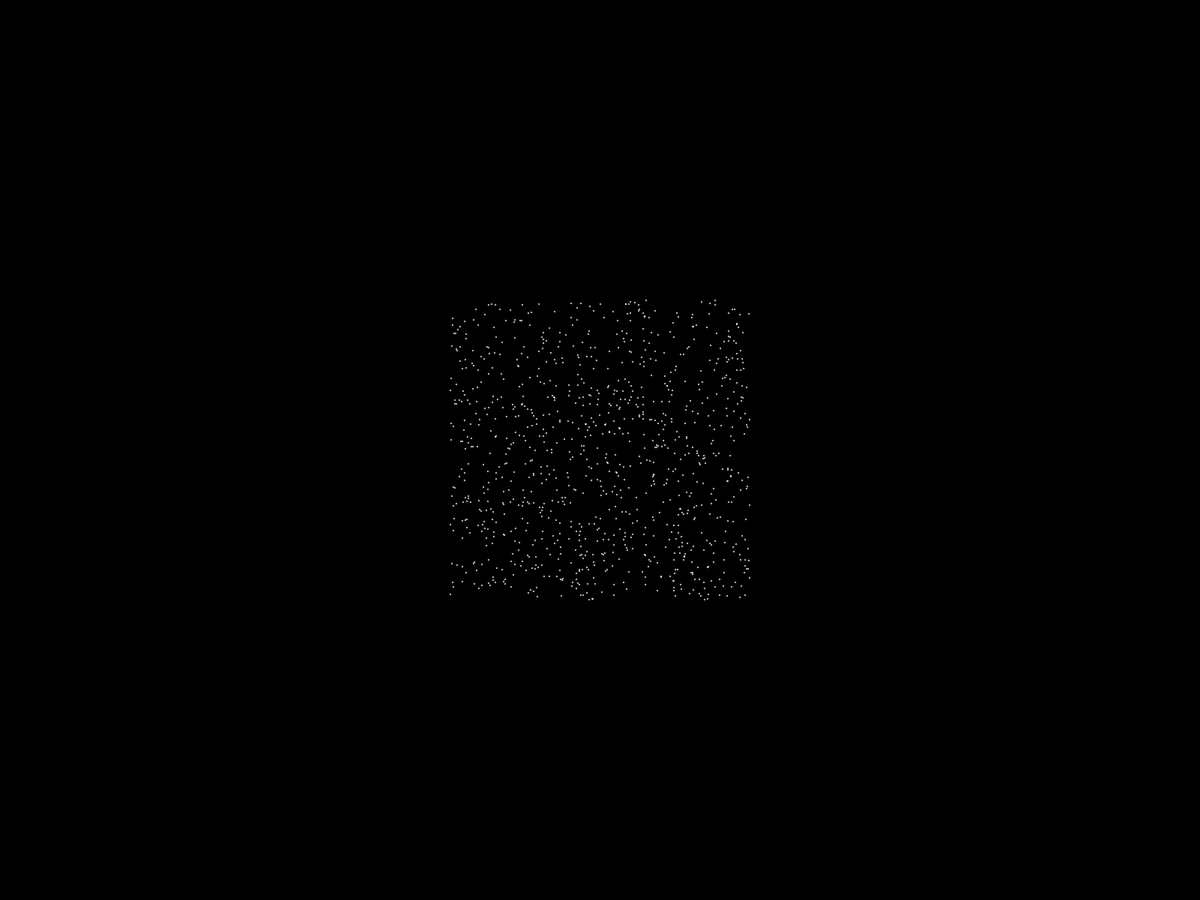
Frame 1 (no input)
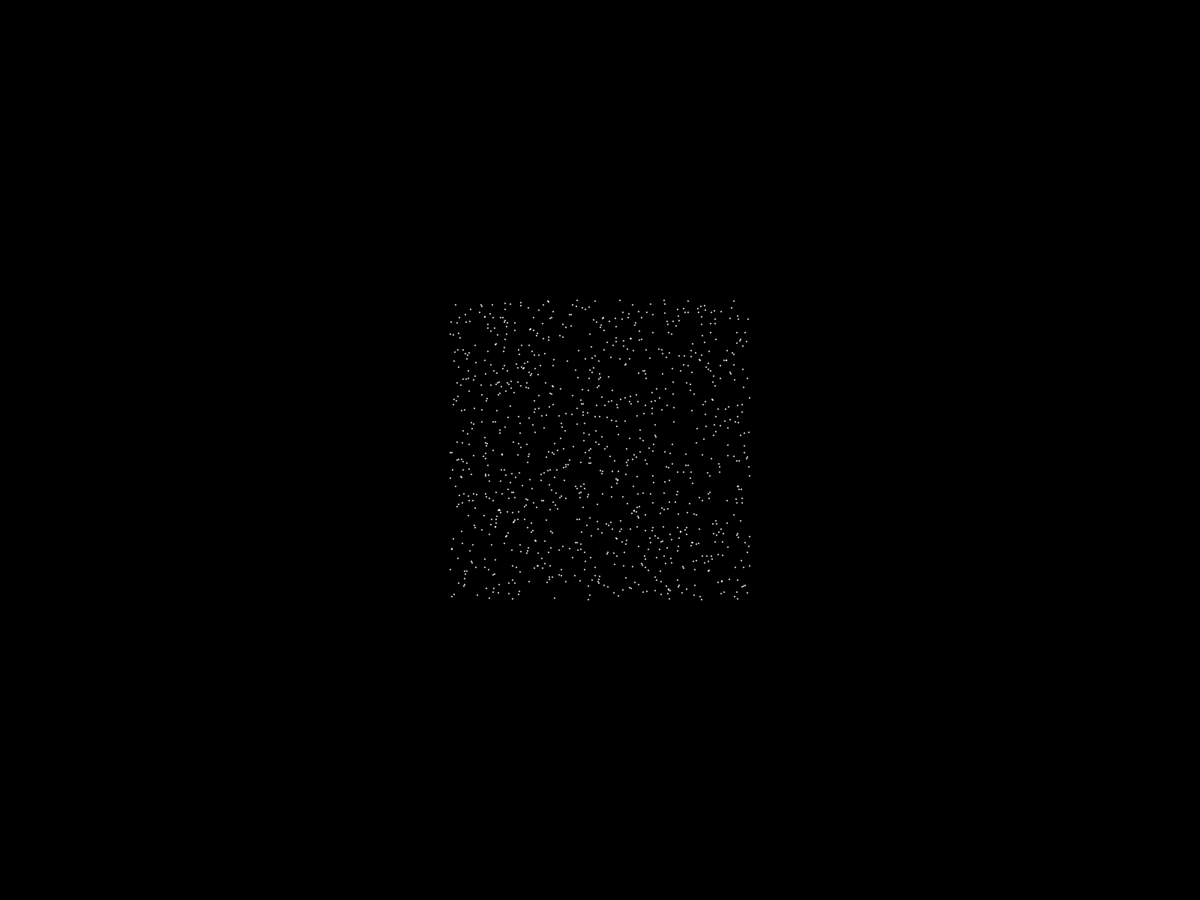
Frame 60 (the mouse pressed at the canvas centre just before this capture)
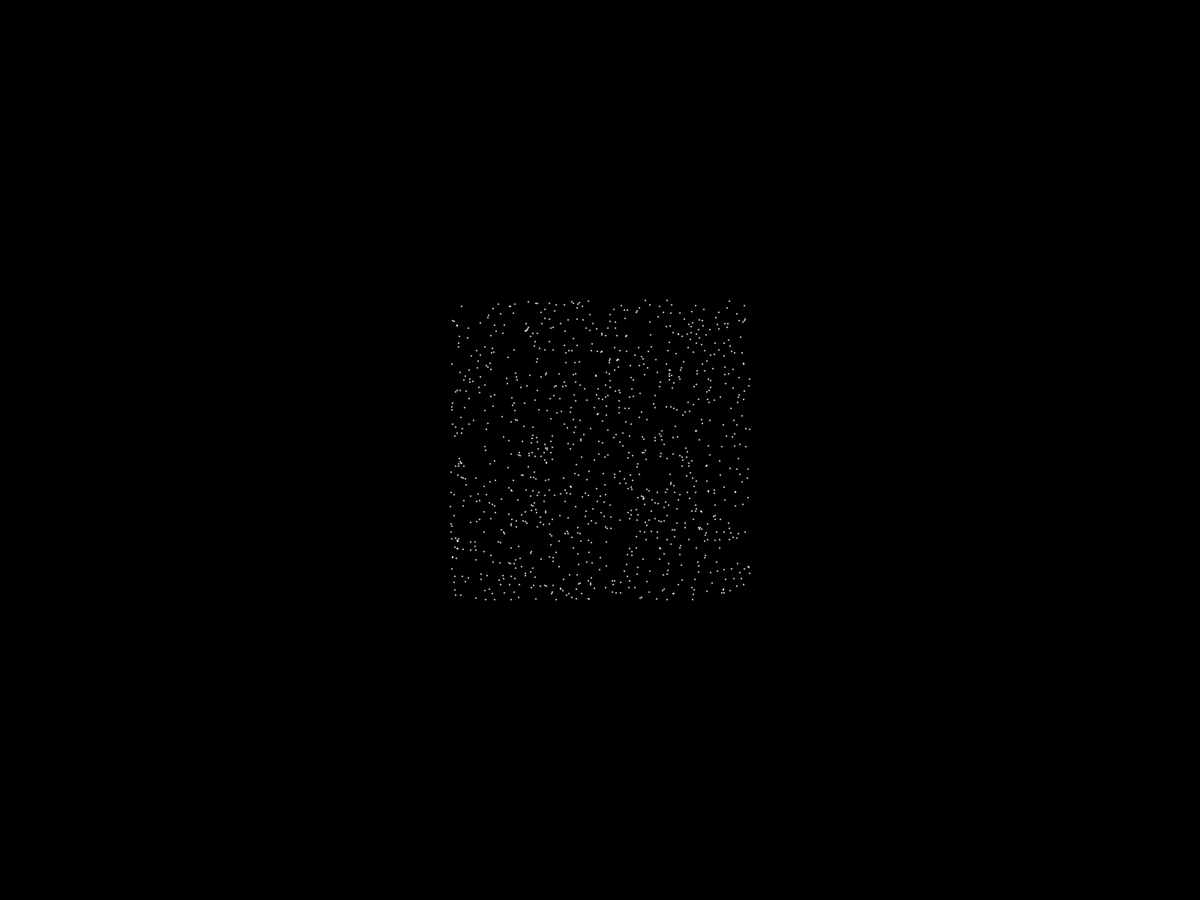
Frame 120 (the mouse held since frame 60 and released just before this capture)

The Processing sketch that drew these frames (run headless with seeded random() and noise(); from frame 60 on, the mouse is pressed at the canvas centre):

// Processing sketch: Regression
// ── Regression.pde
int linewidth=4;
int scale=1;
//void Preload()
//{

//}
float []x_vars;
float []y_vars;
int nump=1000;
DataSet Data;
Reg r;
void setup()
{
  fullScreen();
  background(0);
  x_vars=new float[nump];
  y_vars=new float[nump];
  for (int i=0; i<nump; i++)
  {
    x_vars[i]=random(-200, 200);
    y_vars[i]=random(-200, 200);
  }
  Data=new DataSet(x_vars, y_vars);
  Data.setmean();
  r=new Reg(Data);
}
void draw()
{
  background(0);
  translate(width/2,height/2);
  x_vars=new float[nump];
  y_vars=new float[nump];
  for (int i=0; i<nump; i++)
  {
    x_vars[i]=random(-200, 200);
    y_vars[i]=random(-200, 200);
  }
  Data=new DataSet(x_vars, y_vars);
  Data.setmean();
  r=new Reg(Data);
  r.regress();
  r.show();
}

// ── Coords.pde
float givepx(float x_)
{
  return ((width/2)*x_);
}
float givepy(float y_)
{
  return (-(height/2)*y_);
}

// ── Line.pde
class Line
{
  float m;
  float c;
  Line(float m_, float c_)
  {
    m=m_;
    c=c_;
  }
  void update(float m_, float c_)
  {
    m=m_;
    c=c_;
    println(m);
    println(c);
  }
  void show()
  {
    stroke(0, 255, 0);
    strokeWeight(linewidth);
    line(givepx(-1), givepy(givey(-1)), givepx(1), givepy(givey(1)));
  }
  float givey(float x_)
  {
    return m*x_+c;
  }
}

// ── Reg.pde
class Reg
{
  DataSet D=new DataSet();
  Line L=new Line(0, 0);
  Reg(DataSet D_)
  {
    D=new DataSet();
    D.setData(D_);
  }
  void regress()
  {
    float mn=0;
    float md=0;
    for (int i=0; i<D.x.length; i++)
    {
      mn=mn+((D.x[i]-D.x_mean)*(D.y[i]-D.y_mean));
      md=mn+pow(D.x[i]-D.x_mean,2);
    }
    float m=(mn)/(md);
    float c=(D.y_mean)-(m*D.x_mean);
    L.update(m, c);
  }
  void show()
  {
    L.show();
    D.show();
  }
}

// ── data_set.pde
class DataSet
{
  float []x;
  float []y;
  float x_mean=0;
  float y_mean=0;
  DataSet()
  {
    x=null;
    y=null;
  }
  DataSet(float[] x_, float[] y_)
  {
    x=new float[x_.length];
    y=new float[y_.length];
    for (int i=0; i<x_.length; i++)
    {
      x[i]=x_[i];
      y[i]=y_[i];
    }
  }
  void setData(DataSet D)
  {
    x=new float[D.x.length];
    y=new float[D.y.length];
    for (int i=0; i<D.x.length; i++)
    {
      x[i]=D.x[i];
      y[i]=D.y[i];
    }
    x_mean=D.x_mean;
    y_mean=D.y_mean;
  }
  void setmean()
  {
    int len=x.length;
    x_mean=0;
    y_mean=0;
    for (int i=0; i<len; i++)
    {
      x_mean+=x[i];
    }
    x_mean=x_mean/((float) len);
    for (int i=0; i<len; i++)
    {
      y_mean+=(y[i]);
    }
    y_mean=y_mean/((float) len);
  }
  void show()
  {
    strokeWeight(2);
    stroke(255);
    for (int i=0; i<x.length; i++)
    {
      point(x[i], y[i]);
    }
  }
}
